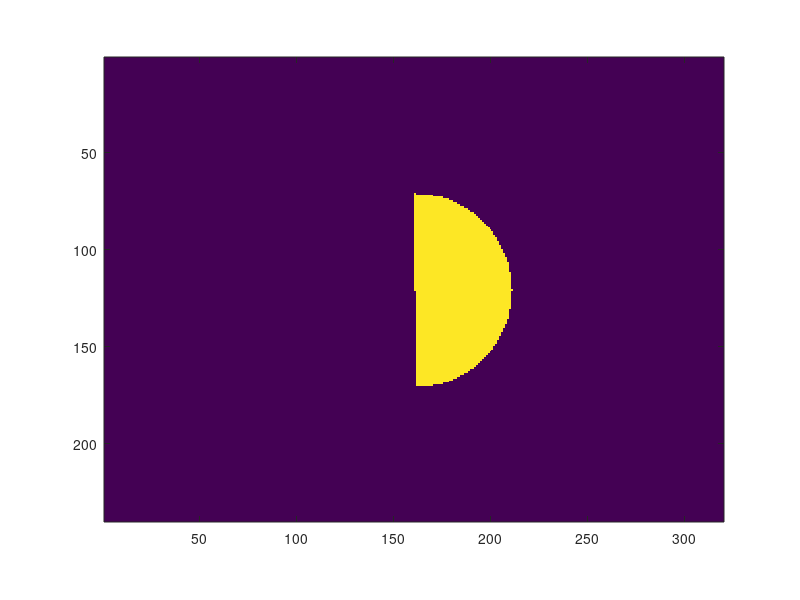

MATLAB code to generate this figure:
a = 270;   % rotation angle for 
r = 50;      % radius of circle


width = 320;
height = 240;

x=-width/2:1:width/2;
y=-height/2:1:height/2;


circle = zeros(height, width);

angle = (a/180)*3.141;
for(i=1:size(x,2))
    for(j=1:size(y,2))
        if(((x(i).^2 + y(j).^2) <= r^2) & (y(j)*cos(angle)-x(i)*sin(angle)>=0))
            circle(j, i) = 1;
        end
    end
end

imagesc(circle)
axis image


